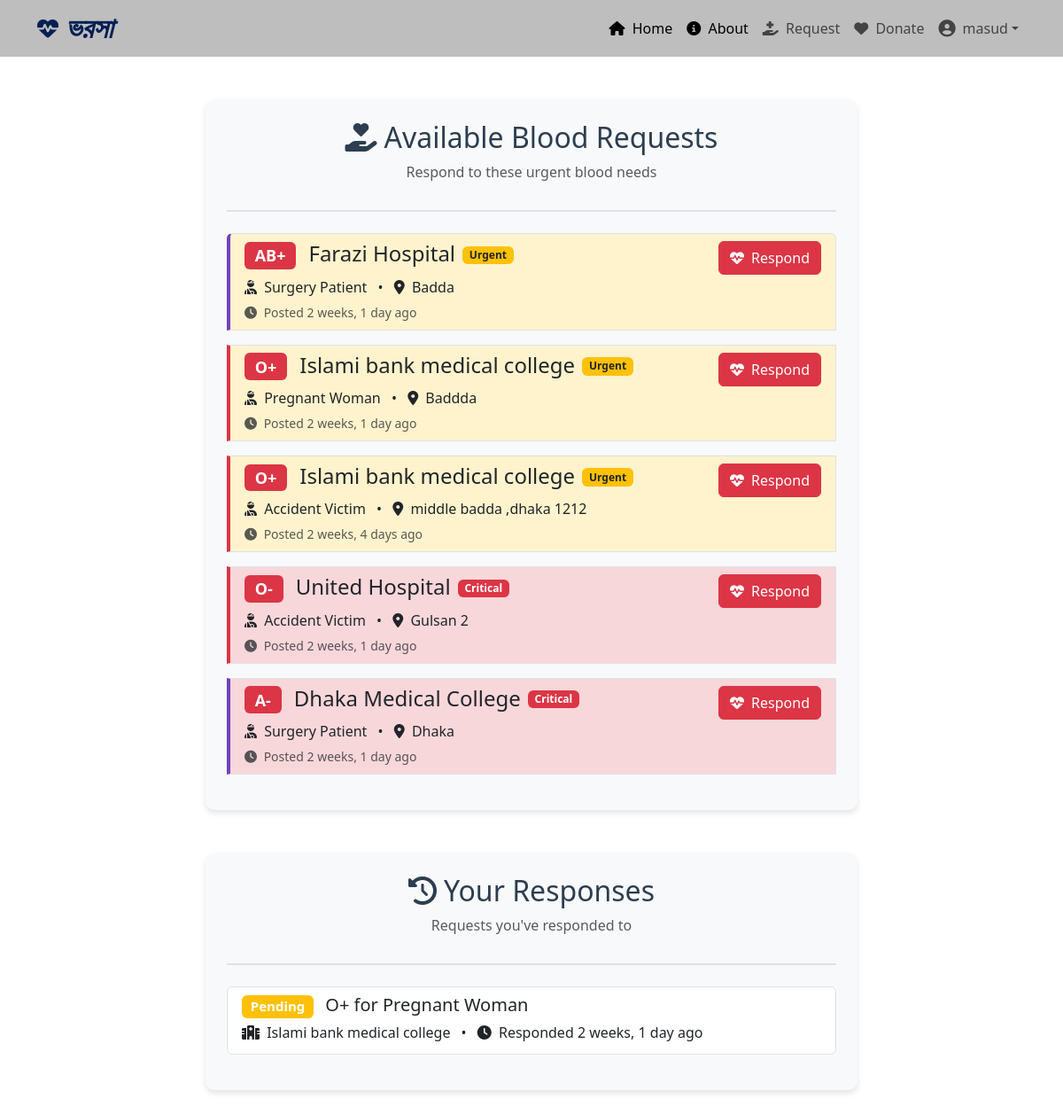
Screenshot of /responses/ (signed in) with the database file from the repository.
### blood/models.py (models this page shows, shortened)
class DonationRequest(models.Model):
    BLOOD_GROUPS = [
        ('A+', 'A+'),
        ('A-', 'A-'),
        ('B+', 'B+'),
        ('B-', 'B-'),
        ('AB+', 'AB+'),
        ('AB-', 'AB-'),
        ('O+', 'O+'),
        ('O-', 'O-'),
    ]
    PATIENT_TYPES = [
        ('Child', 'Child'),
        ('Adult', 'Adult'),
        ('Elderly', 'Elderly'),
        ('Pregnant Woman', 'Pregnant Woman'),
        ('Accident Victim', 'Accident Victim'),
        ('Surgery Patient', 'Surgery Patient'),
    ]
    URGENCY_LEVELS = [
        ('Normal', 'Normal'),
        ('Urgent', 'Urgent'),
        ('Critical', 'Critical'),
    ]
    requester = models.ForeignKey(User, on_delete=models.CASCADE)
    blood_group = models.CharField(max_length=3, choices=BLOOD_GROUPS)
    patient_type = models.CharField(max_length=20, choices=PATIENT_TYPES)
    hospital_name = models.CharField(max_length=100)
    hospital_address = models.TextField()
    contact_number = models.CharField(max_length=15)
    additional_notes = models.TextField(blank=True, null=True)
    urgency = models.CharField(max_length=10, choices=URGENCY_LEVELS, default='Normal')
    created_at = models.DateTimeField(auto_now_add=True)
    is_fulfilled = models.BooleanField(default=False)

class DonationResponse(models.Model):
    request = models.ForeignKey(DonationRequest, on_delete=models.CASCADE)
    donor = models.ForeignKey(User, on_delete=models.CASCADE)
    response_date = models.DateTimeField(auto_now_add=True)
    message = models.TextField(blank=True, null=True)
    is_available = models.BooleanField(default=True)

### blood/views.py (the view)
# urls.py: path('responses/', views.donor_responses, name='donor_responses'),
@login_required
def donor_responses(request):
    active_requests = DonationRequest.objects.filter(
        is_fulfilled=False
    ).exclude(
        requester=request.user
    ).order_by('-urgency', '-created_at')
    your_responses = DonationResponse.objects.filter(
        donor=request.user
    ).order_by('-response_date')
    return render(request, 'donor_responses.html', {
        'active_requests': active_requests,
        'your_responses': your_responses
    })

### blood/templates/donor_responses.html (shortened to what this page needs)
{% extends 'base.html' %}
{% load static %}
{% block content %}
<div class="container py-5">
    <div class="row">
        <div class="col-lg-8 mx-auto">
            <div class="request-container p-4 mb-5">
                <div class="request-header mb-4">
                    <h2 class="text-center"><i class="fas fa-hand-holding-heart me-2"></i>Available Blood Requests</h2>
                    <p class="text-muted text-center">Respond to these urgent blood needs</p>
                </div>
                {% if active_requests %}
                <div class="list-group">
                    {% for req in active_requests %}
                    <div class="list-group-item request-card mb-3 urgency-{{req.urgency|lower}} blood-{{req.blood_group|slice:':1'}}">
                        <div class="d-flex justify-content-between align-items-start">
                            <div>
                                <div class="d-flex align-items-center mb-2">
                                    <h4 class="mb-0 me-2">
                                        <span class="badge bg-danger me-2">{{ req.get_blood_group_display }}</span>
                                        {{ req.hospital_name }}
                                    </h4>
                                    <span class="badge badge-{{req.urgency|lower}}">
                                        {{ req.get_urgency_display }}
                                    </span>
                                </div>
                                <p class="mb-1">
                                    <i class="fas fa-user-injured me-1"></i> {{ req.get_patient_type_display }}
                                    <span class="mx-2">•</span>
                                    <i class="fas fa-map-marker-alt me-1"></i> {{ req.hospital_address }}
                                </p>
                                <small class="text-muted">
                                    <i class="fas fa-clock me-1"></i> Posted {{ req.created_at|timesince }} ago
                                </small>
                            </div>
                            <button class="btn btn-danger response-btn" data-bs-toggle="modal" data-bs-target="#responseModal{{req.id}}">
                                <i class="fas fa-heartbeat me-1"></i> Respond
                            </button>
                        </div>
                    </div>
                    {% endfor %}
                </div>
                {% else %}
                <div class="alert alert-info">
                    <i class="fas fa-info-circle me-2"></i> There are currently no active blood requests. Please check back later.
                </div>
                {% endif %}
            </div>
            <div class="request-container p-4">
                <div class="request-header mb-4">
                    <h2 class="text-center"><i class="fas fa-history me-2"></i>Your Responses</h2>
                    <p class="text-muted text-center">Requests you've responded to</p>
                </div>
                {% if your_responses %}
                <div class="list-group">
                    {% for response in your_responses %}
                    <div class="list-group-item mb-3">
                        <div class="d-flex justify-content-between align-items-start">
                            <div>
                                <h5 class="mb-1">
                                    <span class="badge bg-{% if response.request.is_fulfilled %}success{% else %}warning{% endif %} me-2">
                                        {% if response.request.is_fulfilled %}Fulfilled{% else %}Pending{% endif %}
                                    </span>
                                    {{ response.request.get_blood_group_display }} for {{ response.request.get_patient_type_display }}
                                </h5>
                                <p class="mb-1">
                                    <i class="fas fa-hospital me-1"></i> {{ response.request.hospital_name }}
                                    <span class="mx-2">•</span>
                                    <i class="fas fa-clock me-1"></i> Responded {{ response.response_date|timesince }} ago
                                </p>
                            </div>
                            <span class="badge bg-{{response.request.urgency|lower}}">
                            </span>
                        </div>
                    </div>
                    {% endfor %}
                </div>
                {% else %}
                <div class="alert alert-info">
                    <i class="fas fa-info-circle me-2"></i> You haven't responded to any requests yet.
                </div>
                {% endif %}
            </div>
        </div>
    </div>
</div>
{% endblock %}

### blood/templates/base.html (shortened to what this page needs)
{% load static %}
<!DOCTYPE html>
<html lang="en">
    <head>
        <link href="{%static 'css/styles.css' %}" rel="stylesheet" />
        <link href="https://cdn.jsdelivr.net/npm/bootstrap@5.3.0-alpha3/dist/css/bootstrap.min.css" rel="stylesheet">
    </head>
    <body style="height: 100%;">
        {%include 'navbar.html'%}
         {% block content %}
         {% endblock %}
    </body>
</html>

### blood/templates/navbar.html (shortened to what this page needs)
{% load static %}
<nav class="navbar d-flex navbar-expand-lg" style="background-color:rgba(93, 93, 93, 0.4); color: black;">
    <div class="container">
        <a style="font-family: 'Pacifico', cursive; font-size: 2rem; font-weight: bold; font-style: italic; display: flex; align-items: center; color: #001f54; text-decoration: none;"
            href="#">
            <i class="fas fa-heartbeat me-2" style="color: #001f54; font-size: 1.5rem;"></i>
            <span>ভরসা</span>
        </a>
        <div class="collapse navbar-collapse" id="navbarSupportedContent">
            <ul class="navbar-nav ms-auto mb-2 mb-lg-0">
                <li class="nav-item"><a class="nav-link active" aria-current="page" href="{% url 'home' %}"><i
                            class="fas fa-home me-1"></i> Home</a></li>
                <li class="nav-item"><a class="nav-link active" aria-current="page" href="{% url 'about' %}"><i
                            class="fas fa-info-circle me-1"></i> About</a></li>
                <li class="nav-item"><a class="nav-link" href="{% url 'create_request' %}"><i
                            class="fas fa-hand-holding-medical me-1"></i> Request</a></li>
                <li class="nav-item">
                    <a class="nav-link" href="{% url 'donor_responses' %}">
                        <i class="fas fa-heart me-1"></i> Donate
                    </a>
                </li>
                {% if user.is_authenticated %}
                <li class="nav-item dropdown">
                    <a class="nav-link dropdown-toggle d-flex align-items-center" href="#" id="userDropdown"
                        role="button" data-bs-toggle="dropdown" aria-expanded="false">
                        {% if user.profile.image %}
                        <img src="{{ user.profile.image.url }}" class="rounded-circle me-2" width="30" height="30"
                            alt="Profile">
                        {% else %}
                        <i class="fas fa-user-circle me-2" style="font-size: 1.2rem;"></i>
                        {% endif %}
                        <span>{{ user.username }}</span>
                    </a>
                </li>
                {% else %}
                <li class="nav-item"><a class="nav-link active" aria-current="page" href="{% url 'login' %}"><i
                            class="fas fa-sign-in-alt me-1"></i> Login</a></li>
                {% endif %}
            </ul>
        </div>
    </div>
</nav>
<link href="https://cdnjs.cloudflare.com/ajax/libs/font-awesome/6.4.0/css/all.min.css" rel="stylesheet">

### blood/templates/donor_responses.html (style rules this page uses)
.request-container { background-color: #f8f9fa; border-radius: 10px; box-shadow: 0 4px 6px rgba(0, 0, 0, 0.1); margin-bottom: 2rem; }
.request-header { color: #2c3e50; border-bottom: 2px solid #dee2e6; padding-bottom: 15px; }
.response-btn { transition: all 0.3s; }
.request-card { transition: all 0.2s; border-left: 4px solid; }
.blood-A { border-left-color: #6f42c1; }
.blood-O { border-left-color: #dc3545; }
.urgency-urgent { background-color: #fff3cd; }
.urgency-critical { background-color: #f8d7da; }
.badge-urgent { background-color: #ffc107; color: #212529; }
.badge-critical { background-color: #dc3545; color: white; }

### rows the page displays
DonationRequest: blood_group "AB+", hospital_name "Farazi Hospital", urgency "Urgent", patient_type "Surgery Patient", hospital_address "Badda", created_at "2 weeks, 1 day"
DonationRequest: blood_group "O+", hospital_name "Islami bank medical college", urgency "Urgent", patient_type "Pregnant Woman", hospital_address "Baddda", created_at "2 weeks, 1 day"
DonationRequest: blood_group "O+", hospital_name "Islami bank medical college", urgency "Urgent", patient_type "Accident Victim", hospital_address "middle badda ,dhaka 1212", created_at "2 weeks, 4 days"
DonationRequest: blood_group "O-", hospital_name "United Hospital", urgency "Critical", patient_type "Accident Victim", hospital_address "Gulsan 2", created_at "2 weeks, 1 day"
DonationRequest: blood_group "A-", hospital_name "Dhaka Medical College", urgency "Critical", patient_type "Surgery Patient", hospital_address "Dhaka", created_at "2 weeks, 1 day"
DonationResponse: shows "Pending", request.blood_group "O+", request.patient_type "Pregnant Woman", request.hospital_name "Islami bank medical college", response_date "2 weeks, 1 day"

### other values shown
{{ user.username }} "masud"
